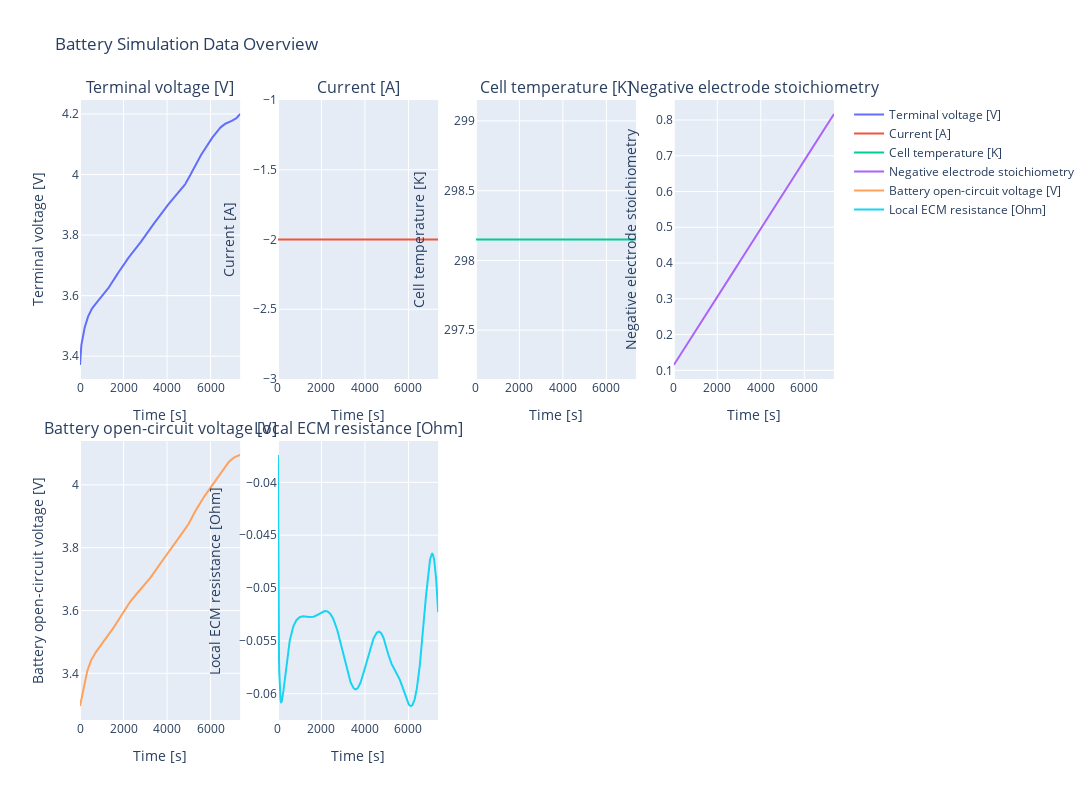

This figure's notebook cell:
### Code cell
create_dynamic_line_plots(tup[1:], tup[0])

### Figure 1 — Plotly figure (JSON) as saved in the notebook; plotly's stock layout.template omitted (floating-point values rounded to 4 significant figures; data arrays with more than 128 entries replaced by an {"elided": "..."} marker saying what was removed)
{"data": [{"mode": "lines", "name": "Terminal voltage [V]", "type": "scatter", "x": {"elided": "738 float values"}, "xaxis": "x", "y": {"elided": "738 float values"}, "yaxis": "y"}, {"mode": "lines", "name": "Current [A]", "type": "scatter", "x": {"elided": "738 float values"}, "xaxis": "x2", "y": {"elided": "738 int values"}, "yaxis": "y2"}, {"mode": "lines", "name": "Cell temperature [K]", "type": "scatter", "x": {"elided": "738 float values"}, "xaxis": "x3", "y": {"elided": "738 float values"}, "yaxis": "y3"}, {"mode": "lines", "name": "Negative electrode stoichiometry", "type": "scatter", "x": {"elided": "738 float values"}, "xaxis": "x4", "y": {"elided": "738 float values"}, "yaxis": "y4"}, {"mode": "lines", "name": "Battery open-circuit voltage [V]", "type": "scatter", "x": {"elided": "738 float values"}, "xaxis": "x5", "y": {"elided": "738 float values"}, "yaxis": "y5"}, {"mode": "lines", "name": "Local ECM resistance [Ohm]", "type": "scatter", "x": {"elided": "738 float values"}, "xaxis": "x6", "y": {"elided": "738 float values"}, "yaxis": "y6"}], "layout": {"annotations": [{"font": {"size": 16}, "showarrow": false, "text": "Terminal voltage [V]", "x": 0.1062, "xanchor": "center", "xref": "paper", "y": 1, "yanchor": "bottom", "yref": "paper"}, {"font": {"size": 16}, "showarrow": false, "text": "Current [A]", "x": 0.3688, "xanchor": "center", "xref": "paper", "y": 1, "yanchor": "bottom", "yref": "paper"}, {"font": {"size": 16}, "showarrow": false, "text": "Cell temperature [K]", "x": 0.6313, "xanchor": "center", "xref": "paper", "y": 1, "yanchor": "bottom", "yref": "paper"}, {"font": {"size": 16}, "showarrow": false, "text": "Negative electrode stoichiometry", "x": 0.8938, "xanchor": "center", "xref": "paper", "y": 1, "yanchor": "bottom", "yref": "paper"}, {"font": {"size": 16}, "showarrow": false, "text": "Battery open-circuit voltage [V]", "x": 0.1062, "xanchor": "center", "xref": "paper", "y": 0.45, "yanchor": "bottom", "yref": "paper"}, {"font": {"size": 16}, "showarrow": false, "text": "Local ECM resistance [Ohm]", "x": 0.3688, "xanchor": "center", "xref": "paper", "y": 0.45, "yanchor": "bottom", "yref": "paper"}], "height": 800, "showlegend": true, "title": {"text": "Battery Simulation Data Overview"}, "width": 1600, "xaxis": {"anchor": "y", "domain": [0, 0.2125], "title": {"text": "Time [s]"}}, "xaxis2": {"anchor": "y2", "domain": [0.2625, 0.475], "title": {"text": "Time [s]"}}, "xaxis3": {"anchor": "y3", "domain": [0.525, 0.7375], "title": {"text": "Time [s]"}}, "xaxis4": {"anchor": "y4", "domain": [0.7875, 1], "title": {"text": "Time [s]"}}, "xaxis5": {"anchor": "y5", "domain": [0, 0.2125], "title": {"text": "Time [s]"}}, "xaxis6": {"anchor": "y6", "domain": [0.2625, 0.475], "title": {"text": "Time [s]"}}, "xaxis7": {"anchor": "y7", "domain": [0.525, 0.7375]}, "xaxis8": {"anchor": "y8", "domain": [0.7875, 1]}, "yaxis": {"anchor": "x", "domain": [0.55, 1], "title": {"text": "Terminal voltage [V]"}}, "yaxis2": {"anchor": "x2", "domain": [0.55, 1], "title": {"text": "Current [A]"}}, "yaxis3": {"anchor": "x3", "domain": [0.55, 1], "title": {"text": "Cell temperature [K]"}}, "yaxis4": {"anchor": "x4", "domain": [0.55, 1], "title": {"text": "Negative electrode stoichiometry"}}, "yaxis5": {"anchor": "x5", "domain": [0, 0.45], "title": {"text": "Battery open-circuit voltage [V]"}}, "yaxis6": {"anchor": "x6", "domain": [0, 0.45], "title": {"text": "Local ECM resistance [Ohm]"}}, "yaxis7": {"anchor": "x7", "domain": [0, 0.45]}, "yaxis8": {"anchor": "x8", "domain": [0, 0.45]}}}
